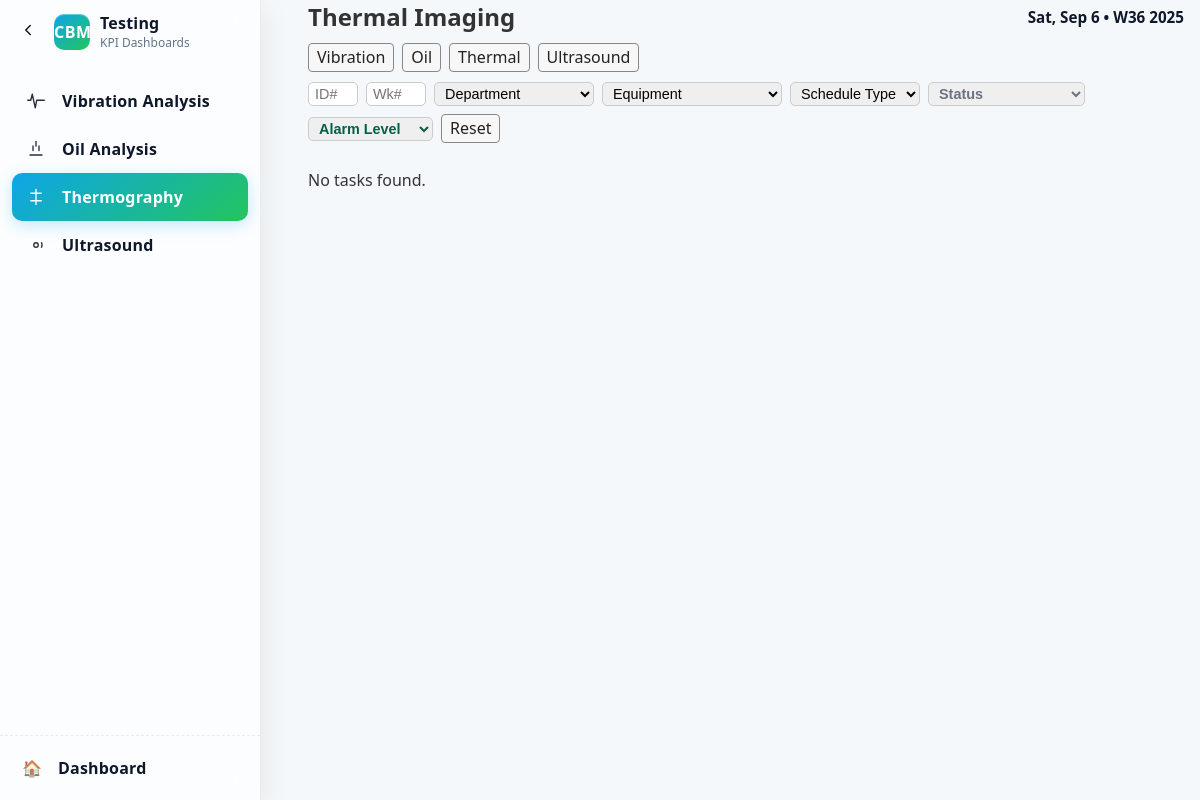
Before: /technician/thermal with the older database file.
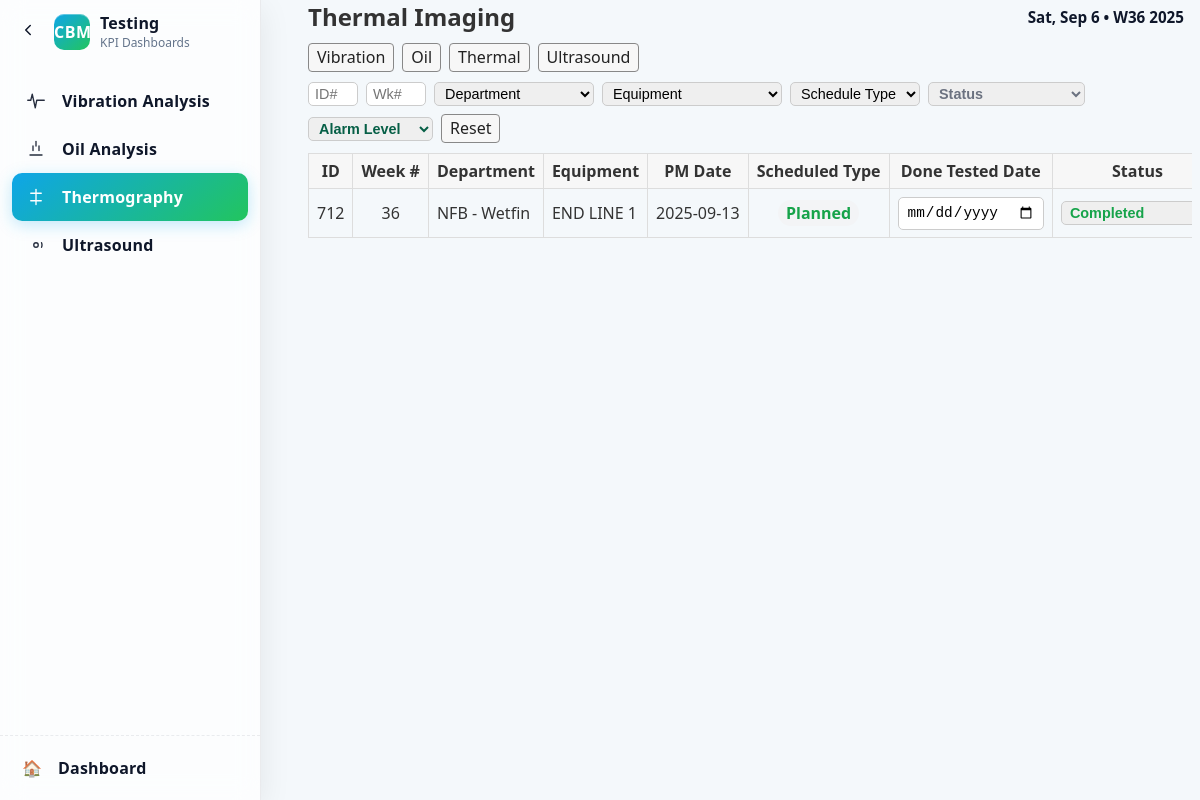
After: the same page with the newer database file.
### app/models.py (models this page shows)
class CBMTesting(db.Model):
    __tablename__ = 'CBM_Testing'
    Testing_ID = db.Column(db.Integer, primary_key=True)
    CBM_Technician_ID = db.Column(db.Integer, db.ForeignKey('CBM_Technician.CBM_ID'))
    Equipment_ID = db.Column(db.Integer, db.ForeignKey('Equipment.EquipmentID'))
    Test_Date = db.Column(db.Text)
    Result = db.Column(db.Text)
    technician = db.relationship('CBMTechnician', backref='testings')
    equipment = db.relationship('Equipment', backref='testings')

### tables this page shows
CREATE TABLE Planner (
    id INTEGER PRIMARY KEY AUTOINCREMENT,
    week_number INTEGER,
    year INTEGER,
    department TEXT,
    equipment TEXT,
    date TEXT,
    day TEXT,
    pm_date TEXT,
    schedule_type TEXT DEFAULT 'Planned',
    proposed_target_date TEXT
);

### app/technician_routes.py (the view)
@technician.route('/thermal')
def technician_thermal():
    return _render_type_page('thermal', 'technician/thermal.html')

### app/technician_routes.py (called while the page is built)
def _row_to_task_dict(row):
    try:
        done_date = row['Done_Tested_Date']
    except Exception:
        try:
            done_date = row.get('Done_Tested_Date')
        except Exception:
            done_date = None
    return dict(
        id=row['Testing_ID'],
        planner_id=row['planner_id'],
        testing_type=row['Test_Type'],
        status=row['Status'] or ('done' if (row['Done'] or 0) == 1 else 'todo'),
        alarm_level=row['Alarm_Level'],
        notes=row['Notes'],
        equipment=row['equipment'],
        department=row['department'],
        week_number=row['week_number'],
        year=row['year'],
        done_tested_date=done_date,
    updated_at=(row.get('updated_at') if isinstance(row, dict) else None),
    )

### app/templates/technician/thermal.html
{% extends 'technician/_type_base.html' %}
{% block content %}{{ super() }}{% endblock %}

### app/templates/technician/_type_base.html (shortened to what the changed rows need)
<!DOCTYPE html>
<html lang="en">
<head>
  <link rel="stylesheet" href="/static/style.css">
</head>
<body>
  <div class="app-shell">
  <main class="container tech-container">
  {% block content %}
    <div style="margin-bottom:10px; display:flex; align-items:center; justify-content:space-between; gap:12px;">
      <h2 style="margin:0;">{{ page_title }}</h2>
      <div class="date-indicator" aria-hidden="true">
        <div class="date-left"><div id="date-indicator-date" class="date-indicator-date"></div><div id="date-indicator-day" class="date-indicator-day"></div></div>
      </div>
    </div>
    <nav style="margin-bottom:10px; display:flex; gap:8px; flex-wrap:wrap;">
      <a class="btn" href="/technician/vibration">Vibration</a>
      <a class="btn" href="/technician/oil">Oil</a>
      <a class="btn" href="/technician/thermal">Thermal</a>
      <a class="btn" href="/technician/ultrasonic">Ultrasound</a>
    </nav>
    <form method="get" id="techFilterForm" class="inline auto-filter-form" style="gap:8px; flex-wrap:wrap; margin-bottom:10px;">
  <input type="text" name="planner_id" value="{{ (filters.planner_id if filters) or '' }}" placeholder="ID#" style="width:50px;" />
  <input type="number" name="week_number" value="{{ (filters.week_number if filters) or '' }}" placeholder="Wk#" style="width:60px;" />
      <select name="department" style="width:160px;">
      </select>
      <select name="equipment" style="width:180px;">
      </select>
      <select name="schedule_type">
      </select>
      <select name="status">
      </select>
      {% set is_validation = filters and (filters.schedule_type or '')|lower == 'validation' %}
      <select name="alarm_level">
      </select>
      <a class="btn" href="{{ request.path }}">Reset</a>
    </form>
    {% if tasks|length == 0 %}
      <p>No tasks found.</p>
    {% else %}
    <div style="overflow-x:auto;">
      <table class="table" style="white-space:nowrap;">
        <thead>
          <tr>
            <th class="text-center">ID</th>
            <th class="text-center">Week #</th>
            <th class="text-left">Department</th>
            <th class="text-left">Equipment</th>
            <th class="text-center">PM Date</th>
            <th class="text-center">Scheduled Type</th>
            <th class="text-center">Done Tested Date</th>
            <th class="text-center">Status</th>
          </tr>
        </thead>
        <tbody>
          {% for t in tasks %}
          <tr>
            <td class="text-center">{{ t.planner_id or '' }}</td>
            <td class="text-center">{{ t.week_number or '' }}</td>
            <td class="text-left">{{ t.department }}</td>
            <td class="text-left">{{ t.equipment }}</td>
            <td class="text-center">{{ t.pm_date or '' }}</td>
            <td class="text-center">
              {% set sc = (t.schedule_type or '') %}
              {% if sc %}
                {% set scl = sc|lower %}
                <span class="{{ 'schedule-planned' if scl=='planned' else ('schedule-unplanned' if scl=='unplanned' else 'schedule-validation') }}">{{ sc }}</span>
              {% else %}
                -
              {% endif %}
            </td>
            <td class="text-center">
              <input type="date" name="done_tested_date" form="update-{{ t.id }}" value="{{ (t.done_tested_date or '')[:10] }}" />
            </td>
            <td class="text-center">
              {% set s = (t.status or '') %}
              <select name="status" form="update-{{ t.id }}">
                <option value="Completed" {% if s|lower in ['completed','done'] %}selected{% endif %}>Completed</option>
              </select>
            </td>
              {% set scl = (t.schedule_type or '')|lower %}
          </tr>
          {% endfor %}
        </tbody>
      </table>
    </div>
    {% endif %}
  {% endblock %}
  </main>
</body>
</html>

Changed rows visible on the page:
added CBMTesting: Test_Type "Thermal Imaging", planner "712", week_number "36", department "NFB - Wetfin", equipment "END LINE 1", pm_date "2025-09-13", status "Completed"
added Planner: schedule_type "Planned"
Other visible differences:
{{ page_title }}: "Thermal Imaging" → (not shown)
text no longer shown: "No tasks found."
text now shown: "ID Week # Department Equipment PM Date Scheduled Type Done Tested Date Status"
